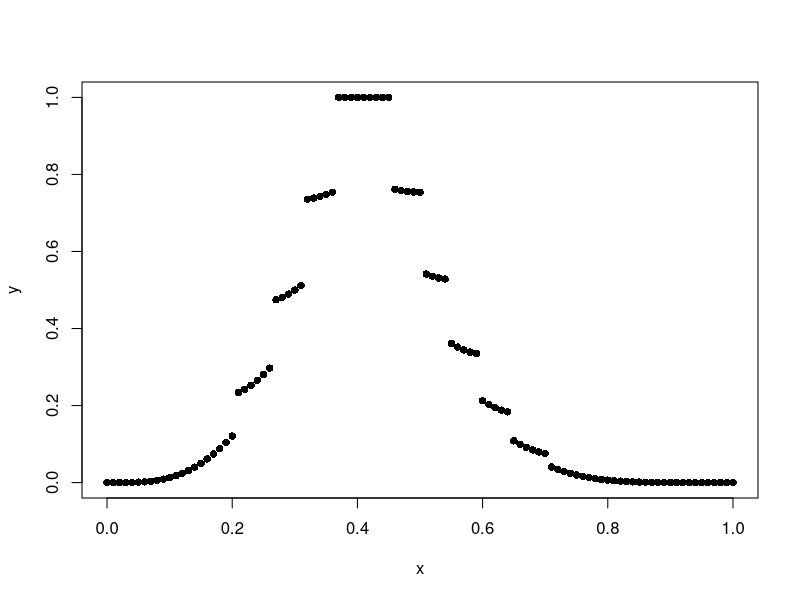

Source code (R):
#----------------3.2 통계적 가설검정----------------------
# 이항분포에서의 가설 검정
# a. Fisher의 유의성 검정
binom.test(2,10,0.5) # 동전을 10번 던졌을 때 2번이 희귀할까?
# 결론 : p값이 매우 작으면, 모델이 잘못되거나 데이터가 잘못됨
# (추가 결론 : p값의 개념은 매우 헷갈려서 통계학자들도 싫어한다)

# b. Neyman과 Pearson 
# 결론 : 귀무가설에서의 p값 뿐 아니라 대립가설에서의 확률까지 고려해야 함



# 3. Bayesian
# 결론 : 가설검정에 조건부확률 개념까지 더해짐

#-----------------3.4 다중검정---------------------
# p 해킹 : p값이 내 맘에 들때까지(유의할 때까지 반복해서 검정하는 것)

# p 값 보정 : p 해킹을 수행하는 것에 대응해 p값을 보정해 유의미해지지 않도록 하는 것
# 본페로니 보정

# 호흐버그 보정

#-----------------3.5 신뢰구간-------------------------
# 가설의 모수 θ의 변화에 따라 결과와 일치하는 범위 찾기
x = (0:100)/100
y = sapply(x, function(t) binom.test(4,10,t)$p.value)
plot(x,y,pch=16)
